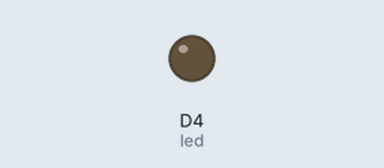
Recording of a sketch running on a simulated ESP8266 (NodeMCU). Parts: output pins drawn as LEDs (lit = HIGH). WiFi joins after 1.5 s; servers stay silent unless stated; the Firebase database answers and starts empty; what the sketch prints to the serial monitor is not drawn.

Above: at 0.1 s.
At 2.3 s:
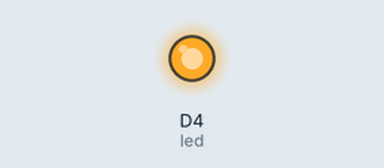
Timing chart, 0 to 3.8 s (numbered marks = the images above):
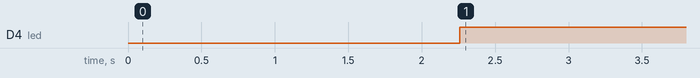

The sketch:

Smart_City_Water_NodeMCU.ino
```cpp
#include <ESP8266WiFi.h>
#include <FirebaseArduino.h>

#include<SoftwareSerial.h>
SoftwareSerial s(D6,D5); // RX TX
#define FIREBASE_HOST "smart-city-2883e.firebaseio.com"
#define FIREBASE_AUTH "KLPO7nSFcTmK7VHck8gbCZPBa7E9wlTaElDxKPf3"
#define WIFI_SSID "OPPO A5"
#define WIFI_PASSWORD "12345678"
#define led D4

int val1,val2;
int data = 10000;

void setup() {
 s.begin(9600);
  Serial.begin(19200);
  pinMode(led,OUTPUT);

  WiFi.begin(WIFI_SSID,WIFI_PASSWORD);
  Serial.print("Connecting...");
  while(WiFi.status()!=WL_CONNECTED){
      Serial.print(".");
    delay(500);
  }
  Serial.println();
  Serial.print("connected:");
  Serial.println(WiFi.localIP());

   //connecting to firebase

  Firebase.begin(FIREBASE_HOST,FIREBASE_AUTH);
  Firebase.setInt("water_level/level",0);
  Firebase.setInt("water_level/moto_status",0);
}
void firebasereconnect()
{
  Serial.println("Trying to reconnect");
    Firebase.begin(FIREBASE_HOST, FIREBASE_AUTH);
}

void loop()
{

  if (Firebase.failed())
      {
      Serial.print("setting number failed:");
      Serial.println(Firebase.error());
      firebasereconnect();
      return;
      }
      s.write("s");
  if(s.available() >= 0)
  {
    data = s.read();
    if(data>=0)
    {
      //ThingSpeak.writeField(channelNumber, 1, data, WriteAPI);
      Firebase.setInt("water_level/level",data);
    //Serial.println("Uploading Data");
    //Serial.println("\t\tLevel="+String(data));
    Serial.println(data);
    Serial.println();
    //Serial.println();
    //delay(1000);
    }
      /*
  digitalWrite(trigpin,LOW);
  delay(2);
  digitalWrite(trigpin,HIGH);
  delay(10);
  digitalWrite(trigpin,LOW);
  duration=pulseIn(echopin,HIGH);    //taking the value of ultrasonic sensor for water tank reading
  distance=duration*0.034/2;
  Serial.println(distance);
  if(distance<=12 && distance>10){
    Firebase.setInt("water_level/level",1); //setting the value of "level" to 1 into the firebase
  }else if(distance<=10 && distance>8){
    Firebase.setInt("water_level/level",2);
  }else if(distance<=8 && distance>6){
    Firebase.setInt("water_level/level",3);
  }else if(distance<=6 && distance>4){
    Firebase.setInt("water_level/level",4);

  }else if(distance<=4 && distance>0){
    Firebase.setInt("water_level/level",5);

  }else{
    Firebase.setInt("water_level/level",0);

  }
  */
  val1=Firebase.getInt("water_level/level");

  if(val1==0){
    Firebase.setInt("water_level/moto_status",1);
    delay(5);
  }
  if(val1==5){
    Firebase.setInt("water_level/moto_status",0);
    delay(5);
  }

  val2=Firebase.getInt("water_level/moto_status");
  if(val2==1){
    digitalWrite(led,HIGH);
    delay(10);
  }else{
    digitalWrite(led,LOW);
    delay(10);
  }


}}
```

Measured:
- by itself, D4 (led): LOW → HIGH at 2.3 s
